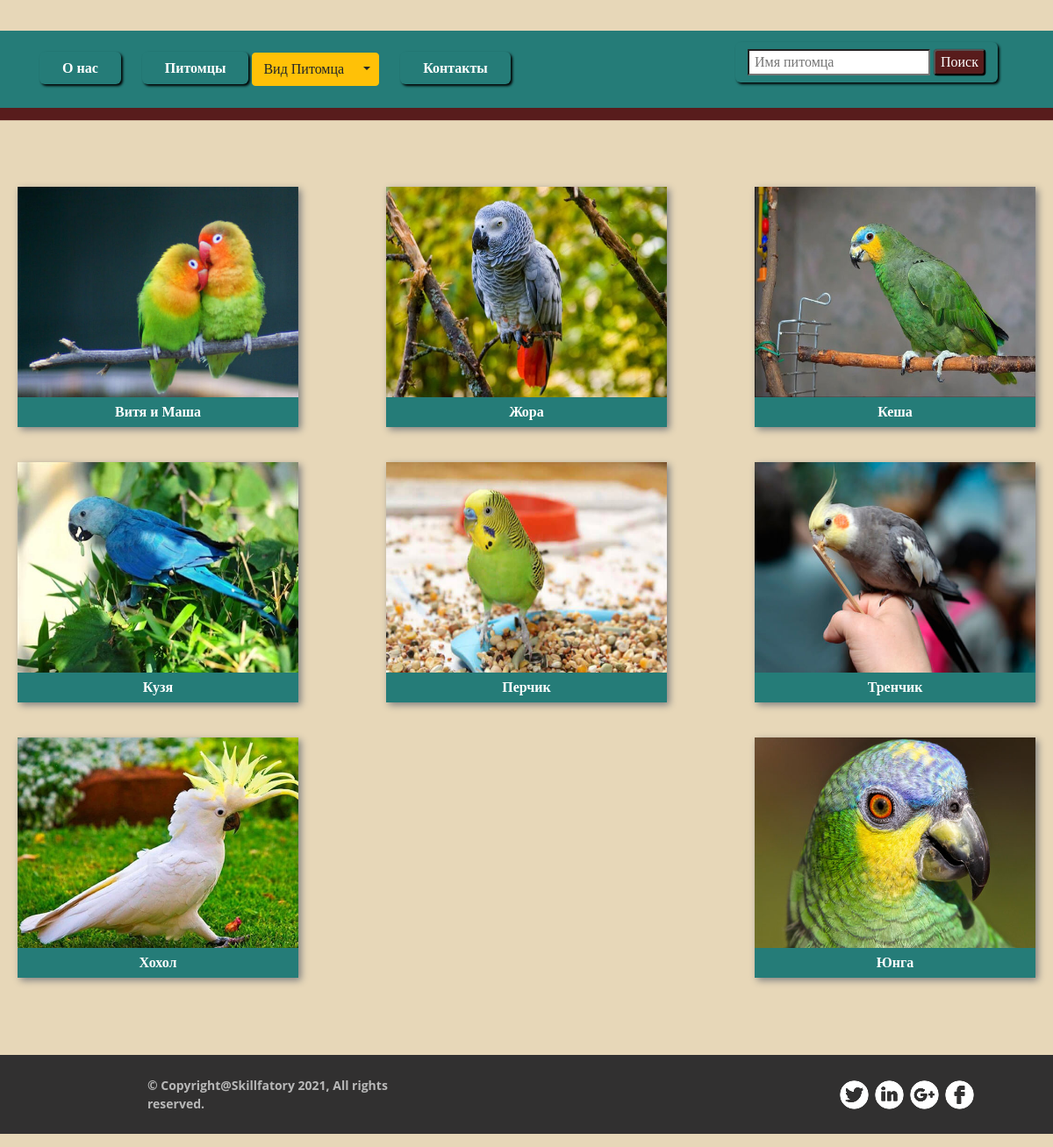
The page /pets/?filter=Попугай on the database its author committed.
### pets/models.py (models this page shows, shortened)
class Pet(models.Model):
    id = models.UUIDField(primary_key=True, default=uuid.uuid4, verbose_name="Регистрационный номер")
    name = models.CharField(max_length=50, verbose_name='Кличка')
    age = models.SmallIntegerField(null=True, verbose_name='Возраст')
    type_of_animal = models.CharField(max_length=12, null=True, choices=Type.TYPE_ANIMALS, verbose_name='Вид животного')
    breed = models.ForeignKey(Breed, on_delete=models.SET_NULL, null=True, verbose_name='Порода')
    color = models.CharField(max_length=12, null=True, choices=Color.COLORS, verbose_name='Окрас')
    data = models.DateField(auto_now_add=True, null=True, verbose_name='Дата поступления')
    description = models.TextField(null=True, verbose_name='Описание')
    foto = models.ImageField(upload_to='foto_pet', blank=True, verbose_name='Фото')
    class Meta:
        verbose_name_plural = 'Питомцы'
        verbose_name = 'питомец'
        ordering = [ 'name' ]

### pets/views.py (the view)
# urls.py: path('pets/', PetListView.as_view(), name='pets'),
class PetListView(ListView):
    model = Pet
    template_name = 'pets/pet_list.html'
    def get_queryset(self):
        qs = super().get_queryset()
        get_params = self.request.GET.dict()
        if get_params.get('q'):
            qs = qs.filter(name__icontains=get_params.get('q'))
        if get_params.get('filter'):
            qs = qs.filter(type_of_animal=get_params.get('filter'))
        if get_params.get('all'):
            qs = qs.all
        return qs

### pets/templates/pets/pet_list.html
{% extends "layout/basic.html" %}
    {% block content %}
        {% for pet in object_list %}
            <a class="pet" href="{{pet.pk}}">
                <img class="foto" src="{{ pet.foto.url }}" alt="">
                <p class="name">{{ pet.name }}</p>
            </a>
        {% endfor %}
    {% endblock %}

### pets/static/CSS/style.css (style rules this page uses)
.pet { display: flex; max-width: 320px; flex-direction: column; align-items: center; margin: 20px 20px; background-color: rgb(37, 124, 120); box-shadow: 3px 3px 8px gray; }
.foto { width: 320px; height: 240px; }
.name { margin: 5px; color: white; }

### rows shown on the page
Pet: foto (picture), name "Витя и Маша"
Pet: foto (picture), name "Жора"
Pet: foto (picture), name "Кеша"
Pet: foto (picture), name "Кузя"
Pet: foto (picture), name "Перчик"
Pet: foto (picture), name "Тренчик"
Pet: foto (picture), name "Хохол"
Pet: foto (picture), name "Юнга"
